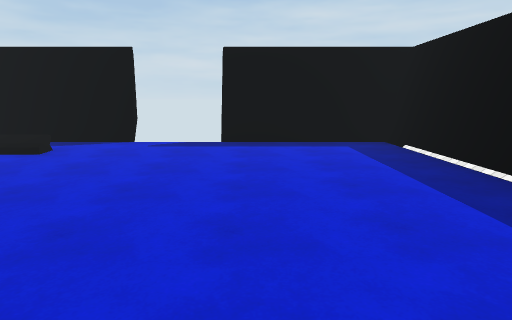
View 1 (above)

15 first-person views from a walk through a scene from a Unity 3-D project. The camera is 1.5 m above the floor, tilts 10° down and sees 75° across. The floor is counted in squares, 1.2 m on a side. Each view is taken from the middle of a square. On the plan, view 1 faces up. The plan holds only what a view shows up to about 14 squares ahead; the rest is blank. The player is left out. Some animated figures are left out. Surface patterns are stand-ins for the level's own textures.

View 2
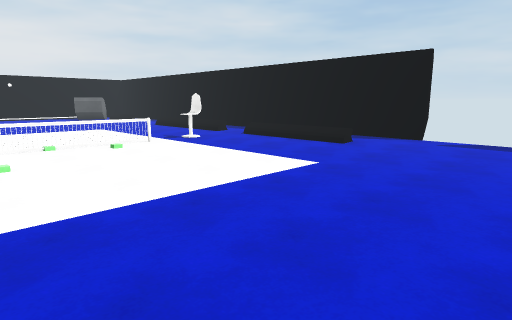

View 3
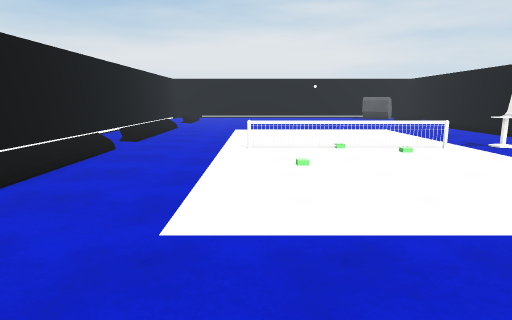

View 4
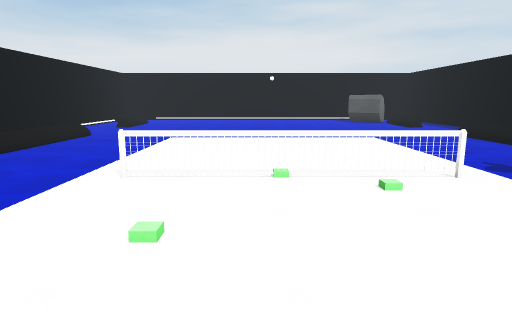

View 5
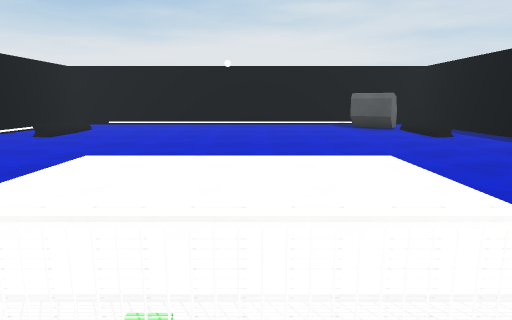

View 6
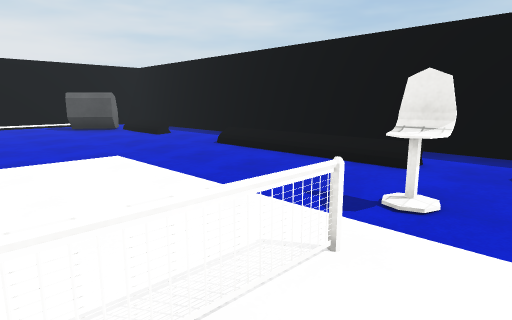

View 7
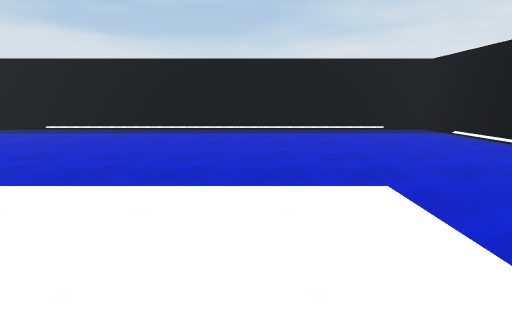

View 8
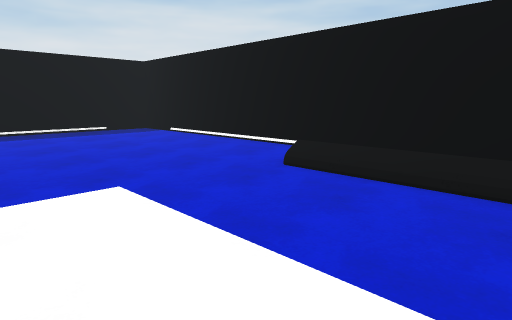

View 9
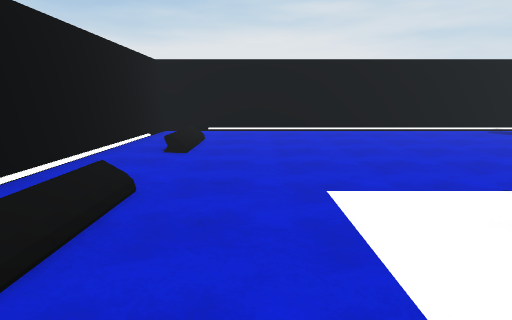

View 10
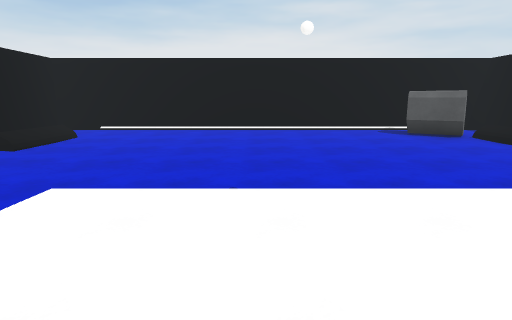

View 11
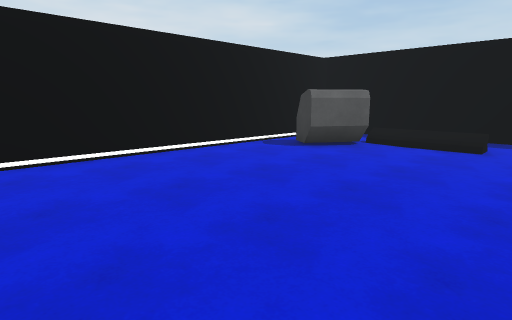

View 12
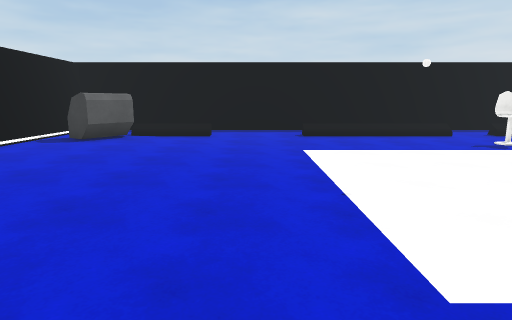

View 13
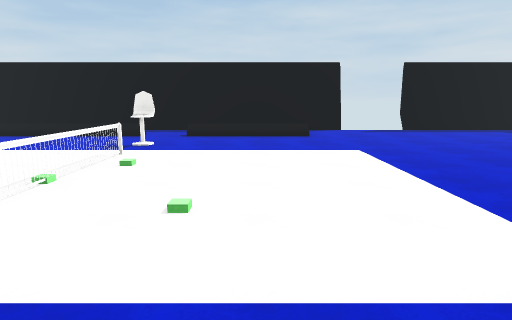

View 14
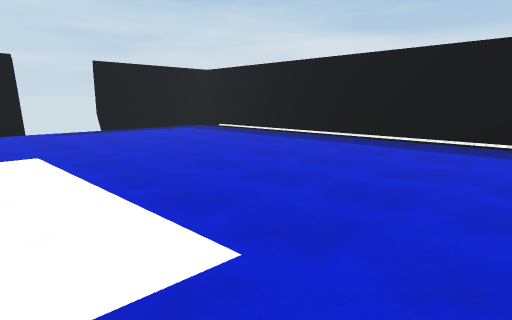

View 15
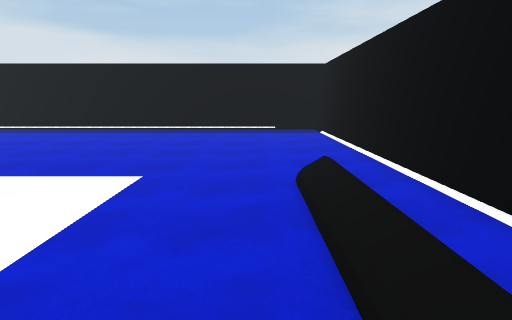

### Floor plan
Key: @ floor where view 1 was taken; # wall or solid block; x gap in a wall; . main floor; : floor 0.5 m higher than the main floor; / step, stairs or slope; = window, fence, low wall or low ledge; ^ raised ledge.
Columns run from 25 left of view 1 to 4 right of it. Each row starts with its distance up from view 1.
 10 ######################  x#####
  9 #.........    ...  ..........#
  8 #.##::...:::::..::::.........#
  7 #x##.........................#
  6 #.#............^.............#
  5 #............................#
  4 #..............=.............#
  3 #..............#.............#
  2 #..............#.............#
  1 #..............#.............#
  0 #..............#./.......@...#
 -1 #..............=.............#
 -2 #............................#
 -3 #............................#
 -4 #............................#
 -5 #..///...//////./////........#
 -6 #..////////////////////////..#
 -7 ##############################

Positions as (right, up) in squares from view 1, and headings:
1: (0, 0), facing up
2: (0, -1), facing up-left
3: (-1, -1), facing left
4: (-5, 1), facing left
5: (-9, 2), facing left
6: (-9, 2), facing up-left
7: (-9, 0), facing right
8: (-9, 0), facing down-right
9: (-12, -3), facing left
10: (-12, 1), facing left
11: (-18, -1), facing up-left
12: (-18, -4), facing up
13: (-7, -4), facing up
14: (-6, -4), facing up-right
15: (-10, -4), facing right
